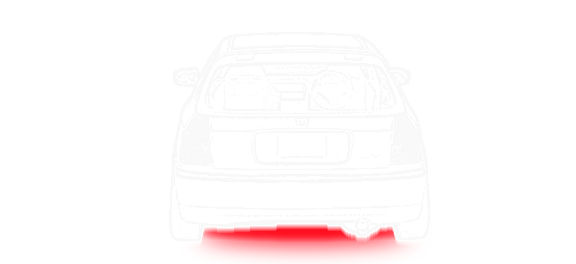
#> input picture assets/civic_frames_bottom_glow/frame_0001.png, 576 x 264 px
$ python -i build_civic_bottom_glow.py   (imports and definitions only)
#> lines starting #> are read from the running program, lines starting #| are printed output that depends on the picture; after the words box and inside, x2 and y2 are one past the last pixel; in counts of white or black regions, pixels touching at a corner belong together
#> further down, picture is the input picture: PIL image 576x264 RGBA; mean R, G, B, A 253.9, 39.7, 54.9, 26.2
#!/usr/bin/env python3
"""Bake a hidden, frame-locked red underbody glow into Civic PNGs."""

import argparse
import re
from pathlib import Path

import numpy as np
from PIL import Image, ImageChops, ImageDraw, ImageFilter, ImageOps


EXPECTED_FRAME_COUNT = 220
ALPHA_THRESHOLD = 24
GLOW_WIDTH_RATIO = 0.74
GLOW_HEIGHT_RATIO = 0.10
SOURCE_INSET_RATIO = 0.055
MIN_SEQUENCE_WIDTH_RATIO = 0.36
MAX_SEQUENCE_WIDTH_RATIO = 0.70
GEOMETRY_SMOOTH_RADIUS = 7
PIVOT_CORRECTION_ITERATIONS = 12
MAX_SOURCE_SHIFT_RATIO = 0.24
SOURCE_OPACITY = 255
BROAD_BLUR = 11.0
MEDIUM_BLUR = 5.0
BROAD_OPACITY = 1.0
MEDIUM_OPACITY = 0.95
CONTACT_FADE_PIXELS = 6
GLOW_COLOR = (255, 0, 18)

PROJECT = Path(__file__).resolve().parent
DEFAULT_SOURCE = PROJECT / "assets" / "civic_frames_outline"
DEFAULT_OUTPUT = PROJECT / "assets" / "civic_frames_bottom_glow"


# [5 lines left out: function natural_key, not called in this run]


def hidden_glow_source(
    frame: Image.Image,
    geometry: tuple[float, float, float, float] | None = None,
) -> Image.Image:
    """Place a wide light source just inside the car's lower silhouette."""

    box = frame.getchannel("A").getbbox()
#> box = (168, 31, 433, 264)
    if box is None:
        raise RuntimeError("No Civic pixels detected")
    left, top, right, bottom = box
#> left = 168; top = 31; right = 433; bottom = 264
    car_width = right - left
#> car_width = 265
    car_height = bottom - top
#> car_height = 233
    if geometry is None:
        center_x = frame.width / 2.0
#> center_x = 288
        center_y = bottom - car_height * SOURCE_INSET_RATIO
#> center_y = 251.2
        glow_width = car_width * GLOW_WIDTH_RATIO
#> glow_width = 196.1
        glow_height = max(8.0, car_height * GLOW_HEIGHT_RATIO)
#> glow_height = 23.3
    else:
        center_x, center_y, glow_width, glow_height = geometry

    source = Image.new("L", frame.size, 0)
#> source: PIL image 576x264 L; every value is 0
    ImageDraw.Draw(source).ellipse(
        (
            center_x - glow_width / 2.0,
            center_y - glow_height / 2.0,
            center_x + glow_width / 2.0,
            center_y + glow_height / 2.0,
        ),
        fill=SOURCE_OPACITY,
    )
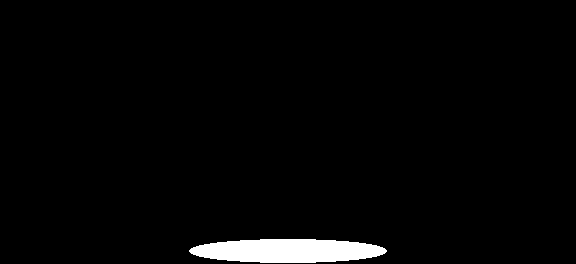
#> source: PIL image 576x264 L; 2.5% white; 1 white region, box (x1, y1, x2, y2) and area: (189, 239, 387, 263) 3760
    return source


def solid_silhouette_and_bottoms(
    frame: Image.Image,
) -> tuple[Image.Image, dict[int, int]]:
    """Fill the car per column and retain its bottom edge for contact fading."""

    alpha = np.asarray(frame.getchannel("A"))
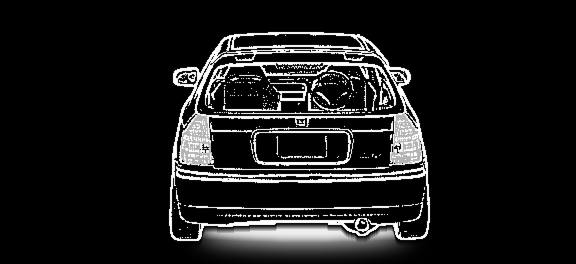
#> alpha: shape (264, 576); min 0, max 255, mean 26.2
    _height, width = alpha.shape
#> width = 576
    silhouette = Image.new("L", frame.size, 0)
    draw = ImageDraw.Draw(silhouette)
    bottoms = {}
    for x in range(width):
        visible_y = np.flatnonzero(alpha[:, x] >= ALPHA_THRESHOLD)
        if not visible_y.size:
            continue
        top = int(visible_y[0])
        bottom = int(visible_y[-1])
        draw.line((x, top, x, bottom), fill=255, width=1)
        bottoms[x] = bottom
#> after the loop, bottoms = 261 items
    return silhouette, bottoms


def scaled_mask(mask: Image.Image, factor: float) -> Image.Image:
    return mask.point(lambda pixel: round(pixel * factor))


# [128 lines left out: functions circular_smooth, sequence_glow_geometry, visible_glow_center_x, stabilize_visible_pivot, not called in this run]


def glow_alpha_for_geometry(
    rgba: Image.Image,
    geometry: tuple[float, float, float, float] | None,
) -> Image.Image:
    """Return only the masked, contact-faded underglow opacity."""

    source = hidden_glow_source(rgba, geometry)
    broad = scaled_mask(
        source.filter(ImageFilter.GaussianBlur(BROAD_BLUR)),
        BROAD_OPACITY,
    )
    medium = scaled_mask(
        source.filter(ImageFilter.GaussianBlur(MEDIUM_BLUR)),
        MEDIUM_OPACITY,
    )
    glow_alpha = ImageChops.lighter(broad, medium)

    # Hide the light source inside a filled per-column car silhouette. Only its
    # downward reflection can escape below the frame's real lower body edge.
    silhouette, bottoms = solid_silhouette_and_bottoms(rgba)
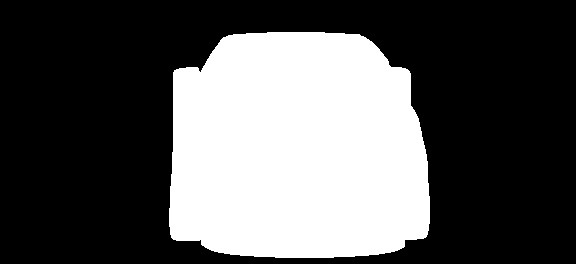
#> silhouette: PIL image 576x264 L; 34.3% white; 1 white region, box (x1, y1, x2, y2) and area: (169, 32, 430, 258) 52086
#> bottoms = 261 items
    glow_alpha = ImageChops.multiply(
        glow_alpha,
        ImageOps.invert(silhouette),
    )
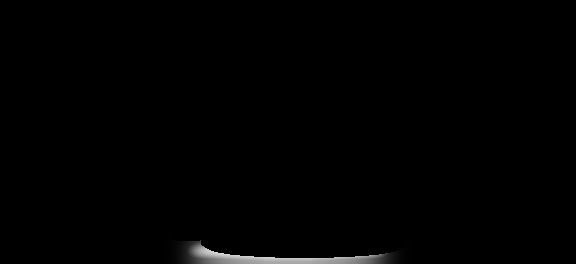
#> glow_alpha: PIL image 576x264 L; min 0, max 217, mean 1.7

    # Fade up from zero immediately below the car. This removes the visible
    # red contact line while keeping a stronger bloom farther down.
    glow_array = np.asarray(glow_alpha, dtype=np.float32).copy()
    height = glow_array.shape[0]
#> height = 264
    for x, bottom in bottoms.items():
        start = min(height, bottom + 1)
        stop = min(height, start + CONTACT_FADE_PIXELS)
        if start >= stop:
            continue
        glow_array[start:stop, x] *= np.linspace(
            0.0,
            1.0,
            stop - start,
            endpoint=False,
        )
#> this loop made 261 passes
#> (bottom, start, stop) on passes 1 to 3: (226, 227, 233), (234, 235, 241), (237, 238, 244)
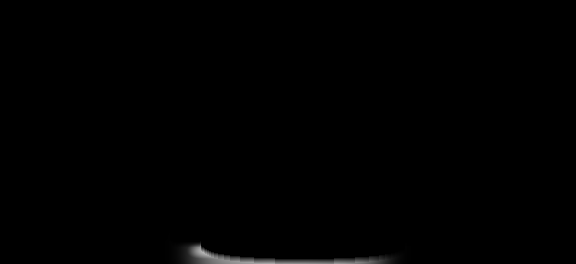
#> glow_array: shape (264, 576) float32; min 0, max 181, mean 1
    glow_alpha = Image.fromarray(
        np.clip(glow_array, 0, 255).astype(np.uint8),
        "L",
    )
    return glow_alpha


def add_bottom_glow(
    frame: Image.Image,
    geometry: tuple[float, float, float, float] | None = None,
) -> Image.Image:
    """Composite a line-free downward glow behind the unchanged Civic."""

    rgba = frame.convert("RGBA")
    glow_alpha = glow_alpha_for_geometry(rgba, geometry)

    glow = Image.new("RGBA", rgba.size, (*GLOW_COLOR, 0))
    glow.putalpha(glow_alpha)
    result = np.asarray(Image.alpha_composite(glow, rgba)).copy()
    original = np.asarray(rgba)
    civic_pixels = original[..., 3] > 0
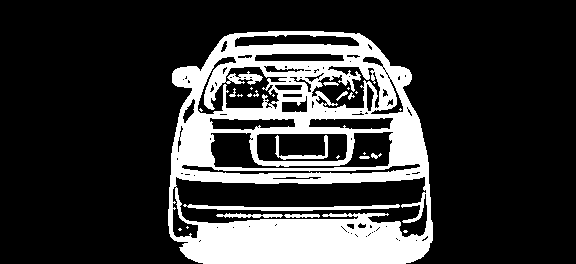
#> civic_pixels: shape (264, 576) bool; 21.4% white; 25 white regions (14 under 20 px), largest, box (x1, y1, x2, y2) and area: (168, 31, 433, 264) 30813, (183, 204, 400, 211) 785, (275, 135, 328, 160) 306
    result[civic_pixels] = original[civic_pixels]
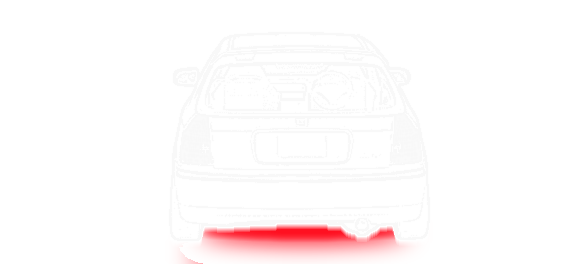
#> result: shape (264, 576, 4); mean R, G, B, A 253.9, 39.7, 54.9, 26.2; transparent parts drawn white
    return Image.fromarray(result, "RGBA")


def read_frames(source: Path) -> list[Path]:
    return sorted(source.glob("frame_*.png"), key=natural_key)


# [45 lines left out: functions build_parser, main, not called in this run]


# [2 lines not run here, left out]

>>> from PIL import Image
>>> picture = Image.open('assets/civic_frames_bottom_glow/frame_0001.png')
>>> result = add_bottom_glow(picture)
